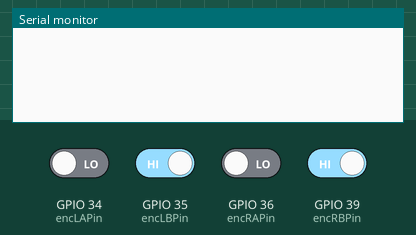
Simulated run of this sketch. Board: ESP32. On the bench: the last lines printed to the serial monitor. The inputs (shaded band) are chosen by the test bench; at power-on: GPIO 35 (encLBPin), GPIO 39 (encRBPin) HIGH, GPIO 34 (encLAPin), GPIO 36 (encRAPin) LOW.

Above: at 1.2 s.
1.3 s: GPIO 34 (encLAPin) driven HIGH
At 1.7 s:
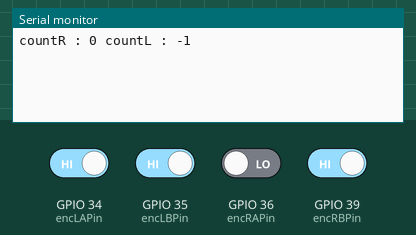
2.8 s: GPIO 35 (encLBPin) driven LOW
At 4.0 s:
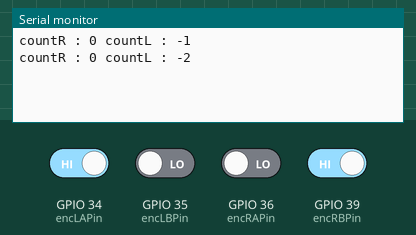
4.3 s: GPIO 36 (encRAPin) driven HIGH
At 5.2 s:
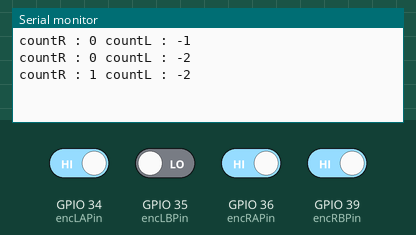
5.8 s: GPIO 39 (encRBPin) driven LOW
At 6.4 s:
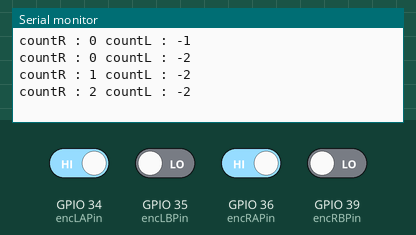
7.3 s: GPIO 34 (encLAPin) driven LOW
At 8.5 s:
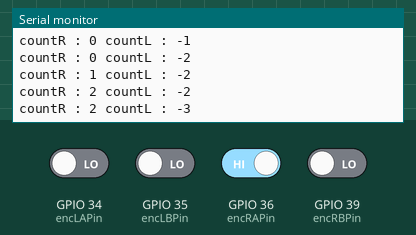
8.8 s: GPIO 35 (encLBPin) driven HIGH
At 9.8 s:
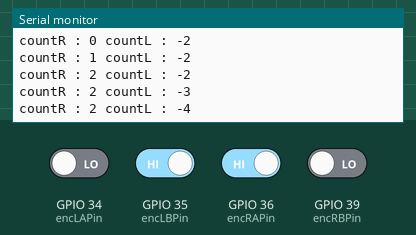
Timing chart, 0 to 11.3 s (numbered marks = the images above; inputs shaded):
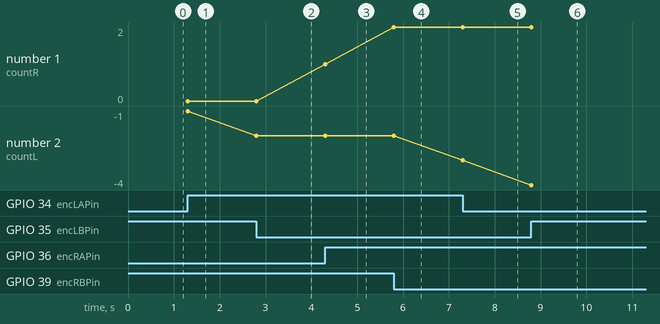

The sketch:

encoder_test.ino
```cpp
//encoder pin settings
const uint8_t encRAPin = 36; //エンコーダ入力ピン
const uint8_t encRBPin = 39; //エンコーダ入力ピン
const uint8_t encLAPin = 34; //エンコーダ入力ピン
const uint8_t encLBPin = 35; //エンコーダ入力ピン
volatile int32_t countR = 0; //右エンコーダカウント
volatile int32_t countL = 0; //左エンコーダカウント
volatile bool encFlag = false; //エンコーダ変化あり

void setup() {
  // put your setup code here, to run once:
  Serial.begin(115200);
  //外部（ピン変化）割り込み設定
  attachInterrupt(digitalPinToInterrupt(encRAPin), isr_RA, CHANGE);
  attachInterrupt(digitalPinToInterrupt(encRBPin), isr_RB, CHANGE);
  attachInterrupt(digitalPinToInterrupt(encLAPin), isr_LA, CHANGE);
  attachInterrupt(digitalPinToInterrupt(encLBPin), isr_LB, CHANGE);
}

void loop() {
  // put your main code here, to run repeatedly:
  if(encFlag == true){ //カウント数を表示
    Serial.print("countR : ");
    Serial.print(countR);
    Serial.print(" countL : ");
    Serial.println(countL);
    encFlag = false;
  }
}

void isr_RA(){ //右エンコーダA信号割り込み関数
  encFlag = true;
  if(digitalRead(encRAPin) == HIGH){ //A RISE
    if(digitalRead(encRBPin) == LOW){ //そのときB : LOWなら
      countR--; //タイヤ逆転
    }else {
      countR++; //タイヤ正転
    }
  }else{  //pin A FALL
    if(digitalRead(encRBPin) == LOW) { //そのときB : LOWなら
      countR++; //タイヤ正転
    }else {
      countR--; //タイヤ逆転
    }
  }
}
void isr_RB(){ //右エンコーダB信号割り込み関数
  encFlag = true;
  if(digitalRead(encRBPin) == HIGH){ //pin B rose
    if(digitalRead(encRAPin) == LOW) {
      countR++;
    }else {
      countR--;
    }
  }else{  //pin B fell
    if(digitalRead(encRAPin) == LOW) {
      countR--;
    }else {
      countR++;
    }
  }
}
void isr_LA(){ //左エンコーダA信号割り込み関数
  encFlag = true;
  if(digitalRead(encLAPin) == HIGH){ //pin A rose
    if(digitalRead(encLBPin) == LOW) {
      countL++;
    }else {
      countL--;
    }
  }else{  //pin A fell
    if(digitalRead(encLBPin) == LOW) {
      countL--;
    }else {
      countL++;
    }
  }
}
void isr_LB(){ //左エンコーダB信号割り込み関数
  encFlag = true;
  if(digitalRead(encLBPin) == HIGH){ //pin B rose
    if(digitalRead(encLAPin) == LOW) {
      countL--;
    }else {
      countL++;
    }
  }else{  //pin A fell
    if(digitalRead(encLAPin) == LOW) {
      countL++;
    }else {
      countL--;
    }
  }
}
```

Measured:
- after the input at 1.3 s, the serial monitor: prints a new line at once (image 1)
- after the input at 2.8 s, the serial monitor: prints a new line at once (image 2)
- after the input at 4.3 s, the serial monitor: prints a new line at once (image 3)
- after the input at 5.8 s, the serial monitor: prints a new line at once (image 4)
- after the input at 7.3 s, the serial monitor: prints a new line at once (image 5)
- after the input at 8.8 s, the serial monitor: prints a new line at once (image 6)
- plotted number 1: 0 → 1 after the input at 4.3 s, 1 → 2 after the input at 5.8 s
- plotted number 2: -1 → -2 after the input at 2.8 s, -2 → -3 after the input at 7.3 s, -3 → -4 after the input at 8.8 s
